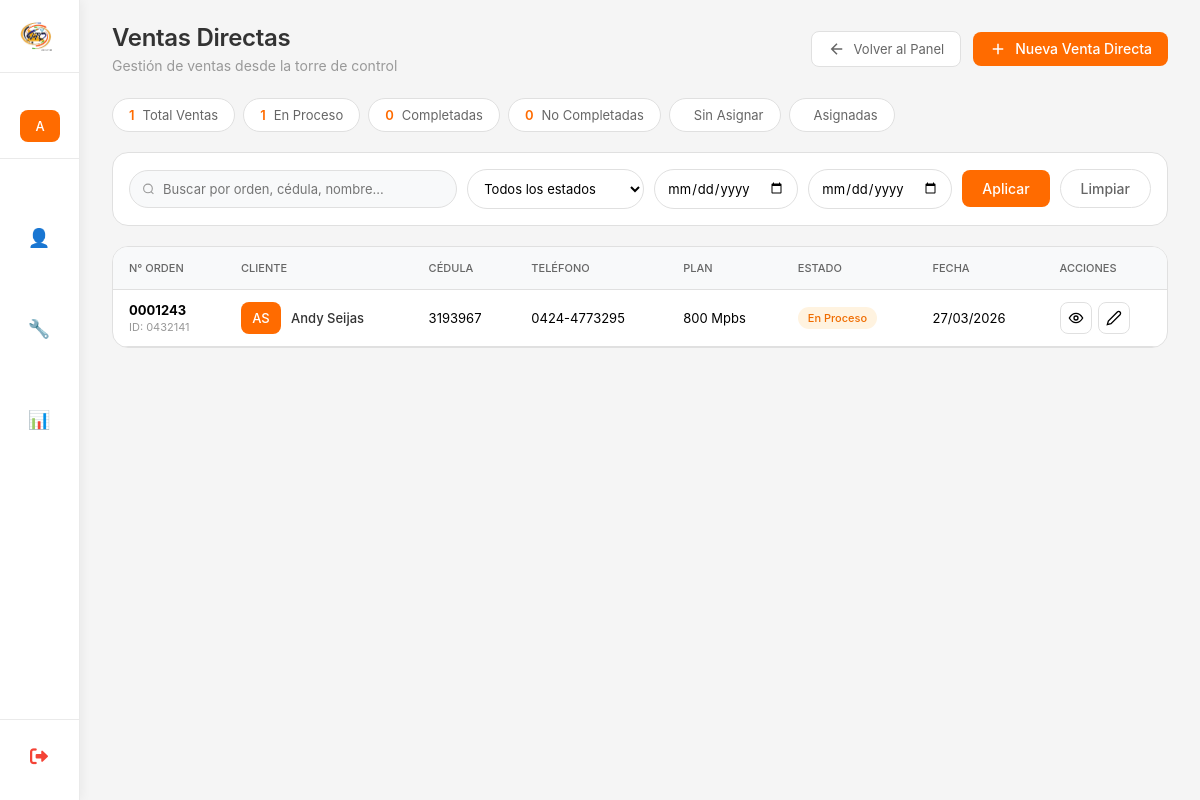
The page /ventas-directas/ (signed in) on the database as committed earlier.
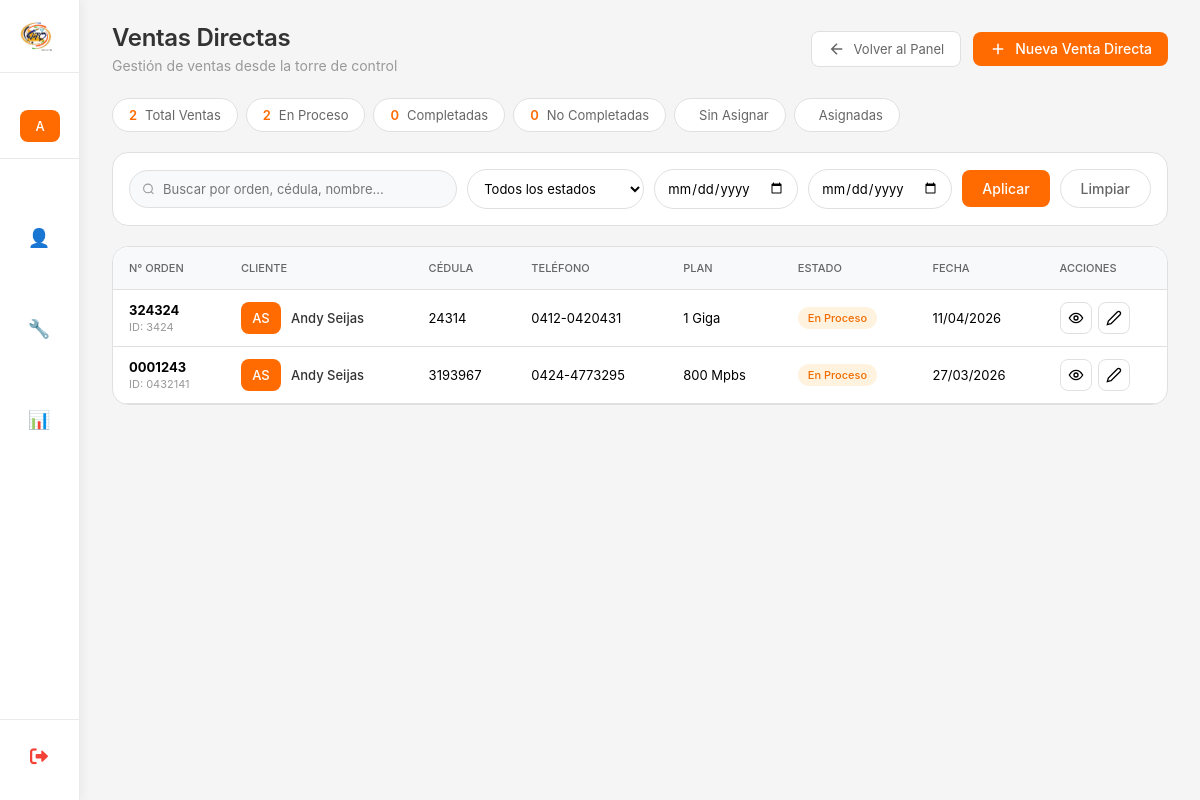
The same page on the database as committed later.
### myapp/models.py (models this page shows, shortened)
class VentaDirecta(models.Model):
    class EstadoVenta(models.TextChoices):
        EN_PROCESO = 'EN_PROCESO', 'En Proceso'
        COMPLETADO = 'COMPLETADO', 'Completado'
        NO_COMPLETADO = 'NO_COMPLETADO', 'No Completado'
    nro_orden = models.CharField(
        max_length=50,
        unique=True,
        verbose_name="Número de Orden",
        help_text="Número único de orden de venta"
    )
    cedula = models.CharField(
        max_length=15,
        verbose_name="Cédula",
        help_text="Cédula del cliente"
    )
    customer_id = models.CharField(
        max_length=50,
        verbose_name="Customer ID",
        blank=True,
        null=True,
        help_text="ID del cliente en el sistema"
    )
    nombre = models.CharField(
        max_length=100,
        verbose_name="Nombre"
    )
    apellido = models.CharField(
        max_length=100,
        verbose_name="Apellido"
    )
    telefono = models.CharField(
        max_length=20,
        verbose_name="Teléfono",
        help_text="Teléfono de contacto"
    )
    plan = models.ForeignKey(
        Plan,
        on_delete=models.PROTECT,
        related_name='ventas_directas',
        verbose_name="Plan"
    )
    fecha = models.DateField(
        auto_now_add=True,
        verbose_name="Fecha de venta"
    )
    estado = models.CharField(
        max_length=15,
        choices=EstadoVenta.choices,
        default=EstadoVenta.EN_PROCESO,
        verbose_name="Estado de la Venta"
    )
    fecha_creacion = models.DateTimeField(
        auto_now_add=True,
        verbose_name="Fecha de creación en sistema"
    )
    fecha_actualizacion = models.DateTimeField(
        auto_now=True,
        verbose_name="Última actualización"
    )
    creado_por = models.ForeignKey(
        User,
        on_delete=models.SET_NULL,
        null=True,
        blank=True,
        related_name='ventas_directas_creadas',
        verbose_name="Creado por"
    )
    observacion = models.TextField(
        max_length=500,
        verbose_name="Observaciones",
        blank=True,
        null=True,
        help_text="Notas adicionales sobre la venta"
    )
    class Meta:
        verbose_name = "Venta Directa"
        verbose_name_plural = "Ventas Directas"
        ordering = ['-fecha', '-fecha_creacion']
        indexes = [
            models.Index(fields=['nro_orden']),
            models.Index(fields=['cedula']),
            models.Index(fields=['fecha']),
            models.Index(fields=['estado']),
        ]

class Plan(models.Model):
    nombre = models.CharField(max_length=100,unique=True,verbose_name="Nombre del Plan")
    activo = models.BooleanField(default=True,verbose_name="Activo")
    fecha_creacion = models.DateTimeField(
        auto_now_add=True,
        verbose_name="Fecha de creación"
    )
    class Meta:
        verbose_name = "Plan"
        verbose_name_plural = "Planes"
        ordering = ['nombre']

### myapp/views_venta_directa.py (the view, shortened to what this page needs)
# urls.py: path('ventas-directas/',lista_ventas_directas, name='lista_ventas_directas'),
@login_required
def lista_ventas_directas(request):
    es_admin = request.user.is_superuser or request.user.groups.filter(name='Administrador').exists()
    es_torre_control = request.user.groups.filter(name='TorreControl').exists()
    if not (es_admin or es_torre_control):
        messages.error(request, 'No tienes permisos para acceder a esta página.')
        return redirect('dashboard')
    ventas = VentaDirecta.objects.select_related('plan', 'creado_por').all()
    busqueda = request.GET.get('busqueda', '')
    estado = request.GET.get('estado', '')
    if estado:
        ventas = ventas.filter(estado=estado)
    fecha_desde = request.GET.get('fecha_desde', '')
    fecha_hasta = request.GET.get('fecha_hasta', '')
    if fecha_desde:
        ventas = ventas.filter(fecha__gte=fecha_desde)
    if fecha_hasta:
        ventas = ventas.filter(fecha__lte=fecha_hasta)
    paginator = Paginator(ventas, 10)
    page = request.GET.get('page')
    page_obj = paginator.get_page(page)
    total = ventas.count()
    en_proceso = ventas.filter(estado='EN_PROCESO').count()
    completadas = ventas.filter(estado='COMPLETADO').count()
    no_completadas = ventas.filter(estado='NO_COMPLETADO').count()
    context = {
        'page_obj': page_obj,
        'total': total,
        'en_proceso': en_proceso,
        'completadas': completadas,
        'no_completadas': no_completadas,
        'busqueda': busqueda,
        'estado_filtro': estado,
        'fecha_desde': fecha_desde,
        'fecha_hasta': fecha_hasta,
        'es_admin': es_admin,
    }
    return render(request, 'Admin/ventas_directa/venta_directa.html', context)

### myapp/templates/Admin/ventas_directa/venta_directa.html (shortened to what this page needs)
{% extends 'Inicio_De_Sesion/base.html' %}
{% load static %}
{% block page_title %}Ventas Directas{% endblock %}
{% block page_subtitle %}Gestión de ventas desde la torre de control{% endblock %}
{% block header_actions %}
<a href="{% url 'panel_administrativo' %}" class="btn-secondary">
    <svg width="18" height="18" viewBox="0 0 24 24" fill="none" stroke="currentColor" stroke-width="2">
        <path d="M19 12H5M12 19l-7-7 7-7"/>
    </svg>
    Volver al Panel
</a>
<a href="{% url 'crear_venta_directa' %}" class="btn-orange">
    <svg width="18" height="18" viewBox="0 0 24 24" fill="none" stroke="currentColor" stroke-width="2">
        <path d="M12 5v14M5 12h14"/>
    </svg>
    Nueva Venta Directa
</a>
{% endblock %}
{% block content %}
<div class="stats-grid">
    <div class="stat-card">
        <span class="stat-value">{{ total }}</span>
        <span class="stat-label">Total Ventas</span>
    </div>
    <div class="stat-card">
        <span class="stat-value">{{ en_proceso }}</span>
        <span class="stat-label">En Proceso</span>
    </div>
    <div class="stat-card">
        <span class="stat-value">{{ completadas }}</span>
        <span class="stat-label">Completadas</span>
    </div>
    <div class="stat-card">
        <span class="stat-value">{{ no_completadas }}</span>
        <span class="stat-label">No Completadas</span>
    </div>
    <div class="stat-card">
        <span class="stat-label">Sin Asignar</span>
    </div>
    <div class="stat-card">
        <span class="stat-label">Asignadas</span>
    </div>
</div>
<div class="filters-container">
    <div class="filters-grid">
        <div class="search-box">
            <svg width="14" height="14" viewBox="0 0 24 24" fill="none" stroke="#999" stroke-width="2">
                <circle cx="11" cy="11" r="8"/>
                <path d="M21 21l-4.35-4.35"/>
            </svg>
            <input type="text" placeholder="Buscar por orden, cédula, nombre..."
                   id="searchInput" value="{{ busqueda }}">
        </div>
        <select id="filterEstado" class="filter-select">
            <option value="">Todos los estados</option>
        </select>
        <input type="date" id="fecha_desde" class="filter-input" value="{{ fecha_desde }}" placeholder="Desde">
        <input type="date" id="fecha_hasta" class="filter-input" value="{{ fecha_hasta }}" placeholder="Hasta">
        <button onclick="aplicarFiltros()" class="btn-primary">Aplicar</button>
        <button onclick="limpiarFiltros()" class="btn-clear">Limpiar</button>
    </div>
</div>
<div class="desktop-view">
    <div class="table-container">
        <table class="table">
            <thead>
                <tr>
                    <th>N° Orden</th>
                    <th>Cliente</th>
                    <th>Cédula</th>
                    <th>Teléfono</th>
                    <th>Plan</th>
                    <th>Estado</th>
                    <th>Fecha</th>
                    <th>Acciones</th>
                </thead>
            <tbody>
                {% for venta in page_obj %}
                <tr>
                    <td><strong>{{ venta.nro_orden }}</strong>{% if venta.customer_id %}<br><small class="text-muted">ID: {{ venta.customer_id }}</small>{% endif %}</td>
                    <td>
                        <div class="user-cell">
                            <span class="user-avatar">{{ venta.nombre|first|upper }}{{ venta.apellido|first|upper }}</span>
                            <div>
                                <div class="user-name">{{ venta.nombre }} {{ venta.apellido }}</div>
                            </div>
                        </div>
                    </td>
                    <td>{{ venta.cedula }}</td>
                    <td>{{ venta.telefono }}</td>
                    <td>{{ venta.plan.nombre }}</td>
                    <td>
                        {% if venta.estado == 'EN_PROCESO' %}
                        <span class="badge proceso">En Proceso</span>
                        {% elif venta.estado == 'COMPLETADO' %}
                        <span class="badge completado">Completado</span>
                        {% elif venta.estado == 'NO_COMPLETADO' %}
                        <span class="badge no-completado">No Completado</span>
                        {% endif %}
                    </td>
                    <td>{{ venta.fecha|date:"d/m/Y" }}</td>
                    <td>
                        <div class="actions">
                            <button class="action-btn" onclick="verDetalle({{ venta.id }})" title="Ver detalles">
                                <svg width="16" height="16" viewBox="0 0 24 24" fill="none" stroke="currentColor" stroke-width="2">
                                    <circle cx="12" cy="12" r="3"/>
                                    <path d="M22 12c-2.667 4.667-6 7-10 7s-7.333-2.333-10-7c2.667-4.667 6-7 10-7s7.333 2.333 10 7z"/>
                                </svg>
                            </button>
                            {% if es_admin %}
                            <button class="action-btn" onclick="editarVenta({{ venta.id }})" title="Editar">
                                <svg width="16" height="16" viewBox="0 0 24 24" fill="none" stroke="currentColor" stroke-width="2">
                                    <path d="M17 3a2.828 2.828 0 1 1 4 4L7.5 20.5 2 22l1.5-5.5L17 3z"/>
                                </svg>
                            </button>
                            {% endif %}
                        </div>
                    </td>
                </tr>
                {% empty %}
                <tr>
                    <td colspan="9" class="empty">No hay ventas directas registradas</td>
                </tr>
                {% endfor %}
            </tbody>
        </table>
    </div>
</div>
{% endblock %}

### myapp/templates/Inicio_De_Sesion/base.html (shortened to what this page needs)
{% load static %}
<!DOCTYPE html>
<html lang="es">
<head>
    <link rel="stylesheet" href="https://cdnjs.cloudflare.com/ajax/libs/font-awesome/6.0.0/css/all.min.css">
</head>
<body>
    <div class="dashboard">
        <div class="sidebar" id="sidebar">
            <div class="logo-area" onclick="window.location.href='{% url 'dashboard' %}'">
                <img src="{% static 'cd.png' %}" alt="VTC" class="logo">
            </div>
            <div class="user-info">
                <div class="user-avatar">
                    {{ user.username|first|upper }}
                </div>
            </div>
            <div class="menu">
                <div class="menu-item" onclick="toggleSubmenu(this, 'vendedorSubmenu')">
                    <span class="menu-icon">👤</span>
                </div>
                {% if user.groups.all.0.name == 'Instalador' or user.groups.all.0.name == 'Administrador' or user.is_superuser %}
                <div class="menu-item" onclick="toggleSubmenu(this, 'instaladorSubmenu')">
                    <span class="menu-icon">🔧</span>
                </div>
                {% endif %}
                {% if user.is_superuser or user.groups.all.0.name == 'Administrador' or user.groups.all.0.name == 'Supervisor' %}
                <div class="menu-item" onclick="window.location.href='{% url 'panel_administrativo' %}'">
                    <span class="menu-icon">📊</span>
                </div>
                {% endif %}
            </div>
            <div class="sidebar-footer">
                <a href="{% url 'logout' %}" class="logout-sidebar" onclick="return confirm('¿Estás seguro que deseas cerrar sesión?')">
                    <i class="fas fa-sign-out-alt"></i>
                </a>
            </div>
        </div>
        <div class="main-content" id="mainContent">
            <div class="content-header">
                <div class="page-title">
                    <h1>{% block page_title %}Dashboard{% endblock %}</h1>
                    <p>{% block page_subtitle %}{{ current_date|default:"11 mar 2026" }} · Bienvenido de vuelta{% endblock %}</p>
                </div>
                <div class="header-actions">
                    {% block header_actions %}{% endblock %}
                </div>
            </div>
            {% block content %}{% endblock %}
        </div>
    </div>
</body>
</html>

### myapp/templates/Inicio_De_Sesion/base.html (style rules this page uses)
* { margin: 0; padding: 0; box-sizing: border-box; font-family: 'Inter', -apple-system, BlinkMacSystemFont, sans-serif; }
:root { --orange: #ff6b00; --orange-light: #fff2e6; --gray-bg: #f5f5f5; --gray-border: #eaeaea; --gray-text: #999; --dark-text: #333; --sidebar-width: 80px; --sidebar-expanded: 250px; --transition: all 0.3s cubic-bezier(0.4, 0, 0.2, 1); }
html, body { margin: 0; padding: 0; height: 100%; width: 100%; background: var(--gray-bg); overflow: hidden; position: relative; }
.dashboard { display: flex; min-height: 100vh; position: relative; height: 100%; }
.sidebar { background-color: #ffffff; color: #1f2937; width: var(--sidebar-width); position: fixed; top: 0; left: 0; height: 100%; overflow-y: auto; overflow-x: hidden; transition: var(--transition); z-index: 1000; display: flex; flex-direction: column; box-shadow: 2px 0 10px rgba(0, 0, 0, 0.05); border-right: 1px solid var(--gray-border); }
.logo-area { padding: 20px; display: flex; align-items: center; gap: 12px; width: 100%; border-bottom: 1px solid var(--gray-border); margin-bottom: 20px; cursor: pointer; transition: var(--transition); }
.logo { width: 32px; height: 32px; object-fit: contain; transition: var(--transition); flex-shrink: 0; }
.user-info { padding: 16px 20px; display: flex; align-items: center; gap: 12px; width: 100%; border-bottom: 1px solid var(--gray-border); margin-bottom: 1rem; }
.user-avatar { min-width: 40px; width: 40px; height: 40px; background: var(--orange); border-radius: 8px; display: flex; align-items: center; justify-content: center; color: white; font-weight: 500; font-size: 16px; flex-shrink: 0; transition: var(--transition); }
.user-name { font-weight: 500; font-size: 14px; color: var(--dark-text); white-space: nowrap; overflow: hidden; text-overflow: ellipsis; }
.menu { flex: 1; display: flex; flex-direction: column; gap: 4px; padding: 0 12px; }
.menu-item { padding: 10px 12px; display: flex; align-items: center; gap: 12px; width: 100%; cursor: pointer; transition: var(--transition); color: #666; font-size: 14px; position: relative; border-radius: 8px; }
.menu-icon { font-size: 18px; min-width: 30px; text-align: center; color: #999; flex-shrink: 0; transition: var(--transition); }
.sidebar-footer { margin-top: auto; padding: 16px 12px 24px 12px; border-top: 1px solid var(--gray-border); }
.logout-sidebar { display: flex; align-items: center; gap: 12px; padding: 10px 12px; width: 100%; color: #f44336; text-decoration: none; transition: var(--transition); border-radius: 8px; font-weight: 500; }
.logout-sidebar i { font-size: 18px; min-width: 30px; text-align: center; color: #f44336; }
.main-content { margin-left: var(--sidebar-width); transition: margin-left 0.3s cubic-bezier(0.4, 0, 0.2, 1); background: var(--gray-bg); height: 100%; width: calc(100% - var(--sidebar-width)); overflow-y: auto; overflow-x: hidden; padding: 24px 32px; position: relative; }
.content-header { display: flex; justify-content: space-between; align-items: center; margin-bottom: 24px; flex-wrap: wrap; gap: 16px; }
.page-title h1 { font-size: 24px; font-weight: 600; color: var(--dark-text); letter-spacing: -0.3px; line-height: 1.2; }
.page-title p { color: var(--gray-text); font-size: 14px; margin-top: 4px; }
.header-actions { display: flex; gap: 12px; align-items: center; flex-wrap: wrap; }
.text-muted { color: var(--gray-text); }

Rows that differ between the two databases and show on the page:
added VentaDirecta: nro_orden "324324", customer_id "3424", nombre|first "A", apellido|first "S", nombre "Andy", apellido "Seijas", cedula "24314", telefono "0412-0420431", plan.nombre "1 Giga", estado "En Proceso", fecha "11/04/2026"
Other text that changed with them:
{{ total }}: "1" → "2"
{{ en_proceso }}: "1" → "2"
